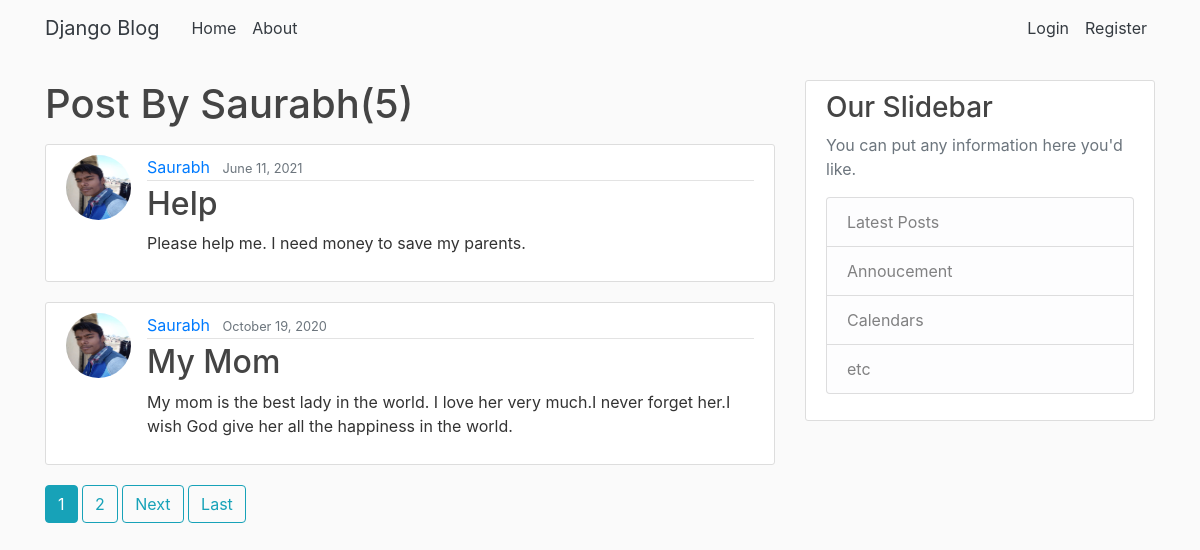
The page /user/Saurabh on the database its author committed.
### blog/models.py (models this page shows, shortened)
class Post(models.Model):
    title = models.CharField(max_length=100)
    content = models.TextField()
    date_posted = models.DateTimeField(default=timezone.now)
    author = models.ForeignKey(User, on_delete=models.CASCADE)

### users/models.py (models this page shows, shortened)
class Profile(models.Model):
    user            = models.OneToOneField(User,on_delete=models.CASCADE)
    image           =models.ImageField(default='default.jpg',upload_to='profile_pics')

### blog/views.py (the view)
# urls.py: path('user/<str:username>',UserPostListView.as_view(), name='user-posts'),
class UserPostListView(ListView):
    model = Post
    template_name = 'blog/user_posts.html'
    context_object_name = 'posts'
    paginate_by = 2
    def get_queryset(self):
        user = get_object_or_404(User, username=self.kwargs.get('username'))
        return Post.objects.filter(author=user).order_by('-date_posted')

### blog/templates/blog/user_posts.html (shortened to what this page needs)
{% extends 'blog/base.html'%} {% block content %}
<h1 class="mb-3"> Post By {{view.kwargs.username}}({{page_obj.paginator.count}})</h1>
{% for post in posts %}
<article class="media content-section">
    <img class="rounded-circle article-img" src=" {{post.author.profile.image.url}} ">
    <div class="media-body ">
        <div class="article-metadata ">
            <a class="mr-2 " href="{% url 'user-posts' post.author.username %}">{{post.author}}</a>
            <small class="text-muted ">{{post.date_posted|date:"F d, Y "}}</small>
        </div>
        <h2><a class="article-title " href="{%url 'post-detail' post.id%}">{{post.title}}</a></h2>
        <p class="article-content ">{{post.content}}</p>
    </div>
</article>
{% endfor %}
{% if is_paginated %}
    {% for num in page_obj.paginator.page_range %}
        {% if page_obj.number == num %}
            <a class="btn btn-info mb-4" href="?pages={{num}}">{{num}}</a>
        {% elif  num > page_obj.number|add:'-2' and num < page_obj.number|add:'2' %}
            <a class="btn btn-outline-info mb-4" href="?pages={{num}}">{{num}}</a>
        {% endif %}
    {% endfor %}
    {% if page_obj.has_next %}
        <a class="btn btn-outline-info mb-4 "href="?page={{page_obj.next_page_number}}">Next</a>
        <a class="btn btn-outline-info mb-4 "href="?page={{page_obj.paginator.num_pages}}">Last</a>
    {% endif %}
{% endif %}
{% endblock %}

### blog/static/blog/css/main.css (style rules this page uses)
body { background-color: #fafafa; color: #333333; margin-top: 5rem; }
h1, h2, h3, h4, h5, h6 { color: #444444; }
.content-section { background: #ffffff; padding: 10px 20px; border: 1px solid #dddddd; border-radius: 3px; min-height: auto; margin-bottom: 20px; }
.article-title { color: #444444; }
.article-content { white-space: pre-linel; }
.article-img { height: 65px; width: 65px; margin-right: 16px; }
.article-metadata { padding-bottom: 1px; margin-bottom: 4px; border-bottom: 1px solid#e3e3e3; }

### rows shown on the page
Post: author.profile.image (picture), author "Saurabh", date_posted "June 11, 2021", title "Help", content "Please help me. I need money to save my parents."
Post: author.profile.image (picture), author "Saurabh", date_posted "October 19, 2020", title "My Mom", content "My mom is the best lady in the world. I love her very much.I never forget her.I wish God give her all the happiness in the world."

### other values the page prints
{{ view.kwargs.username }} "Saurabh"
{{ page_obj.paginator.count }} "5"
{{ num }} "1"
{{ num }} "2"
